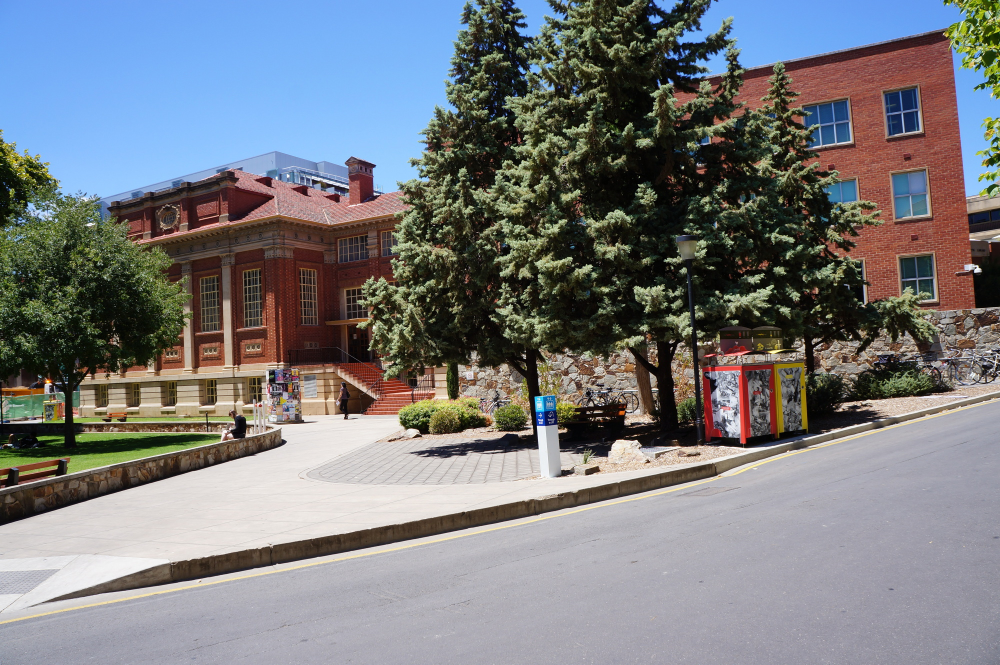
#> input picture dataset/I4/DSC02931.JPG, 2000 x 1329 px (shown at 1/2 size); its folder holds 4 pictures in this run
$ python opensource.py
#> lines starting #> are read from the running program, lines starting #| are printed output that depends on the picture
import glob
import cv2
import numpy as np
import os

imageSet = 4
imagePaths = sorted(glob.glob('dataset/I' + str(imageSet) + '/*'))
os.makedirs('outputs/l' + str(imageSet) + '/', exist_ok = True)

orb = cv2.ORB_create()
bf = cv2.BFMatcher(cv2.NORM_HAMMING, crossCheck=True)


def detectFeaturesAndMatch(img1, img2):
    kp1, des1 = orb.detectAndCompute(img1,None)
    kp2, des2 = orb.detectAndCompute(img2,None)
    matches = bf.match(des1,des2)
    matches = sorted(matches, key = lambda x:x.distance)
    img3 = cv2.drawMatches(img1,kp1,img2,kp2,matches,None, flags=2)


    cv2.imshow('im', img3)
    cv2.waitKey(1)

    if (len(matches[:,0]) >= 4):
        src = np.float32([ kp1[m.queryIdx].pt for m in matches[:,0] ]).reshape(-1,1,2)
        dst = np.float32([ kp2[m.trainIdx].pt for m in matches[:,0] ]).reshape(-1,1,2)
    return src, dst


def warpImages(img1, img2, H):

    rows1, cols1 = img1.shape[:2]
    rows2, cols2 = img2.shape[:2]

    list_of_points_1 = np.float32([[0,0], [0, rows1],[cols1, rows1], [cols1, 0]]).reshape(-1, 1, 2)
    temp_points = np.float32([[0,0], [0,rows2], [cols2,rows2], [cols2,0]]).reshape(-1,1,2)

    # When we have established a homography we need to warp perspective
    # Change field of view
    list_of_points_2 = cv2.perspectiveTransform(temp_points, H)

    list_of_points = np.concatenate((list_of_points_1,list_of_points_2), axis=0)

    [x_min, y_min] = np.int32(list_of_points.min(axis=0).ravel() - 0.5)
    [x_max, y_max] = np.int32(list_of_points.max(axis=0).ravel() + 0.5)

    translation_dist = [-x_min,-y_min]

    H_translation = np.array([[1, 0, translation_dist[0]], [0, 1, translation_dist[1]], [0, 0, 1]])

    output_img = cv2.warpPerspective(img2, H_translation.dot(H), (x_max-x_min, y_max-y_min))
    output_img[translation_dist[1]:rows1+translation_dist[1], translation_dist[0]:cols1+translation_dist[0]] = img1

    return output_img


for i in range(1, len(imagePaths)):
    print('Comparing', imagePaths[i], 'and', imagePaths[i-1])
    img1 = cv2.imread(imagePaths[i-1])
#> img1 is the input picture: shape (1329, 2000, 3); mean B, G, R 125.6, 121.9, 119.8
    img2 = cv2.imread(imagePaths[i])
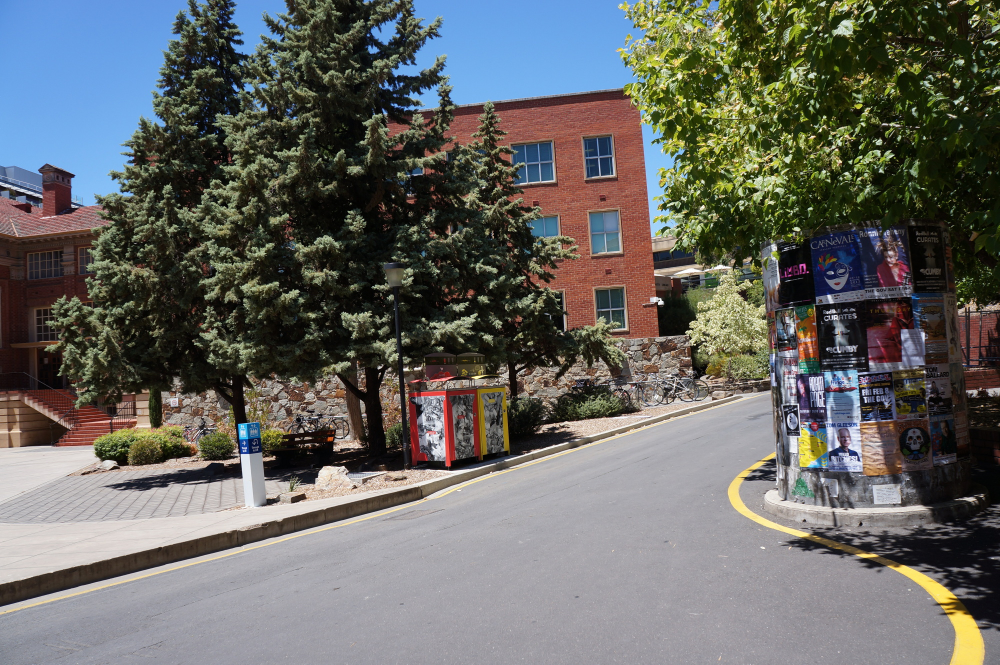
#> input picture dataset/I4/DSC02932.JPG, 2000 x 1329 px (shown at 1/2 size)
#> img2 is the input picture: shape (1329, 2000, 3); mean B, G, R 99.2, 102.9, 102.2
    img1 = cv2.resize(img1, (600, 400))
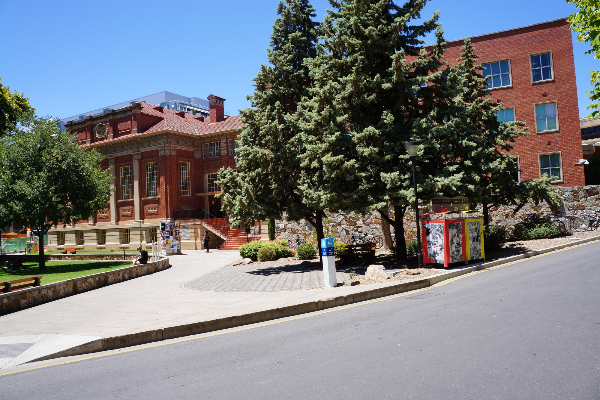
#> img1: shape (400, 600, 3); mean B, G, R 125.4, 121.8, 119.6
    img2 = cv2.resize(img2, (600, 400))
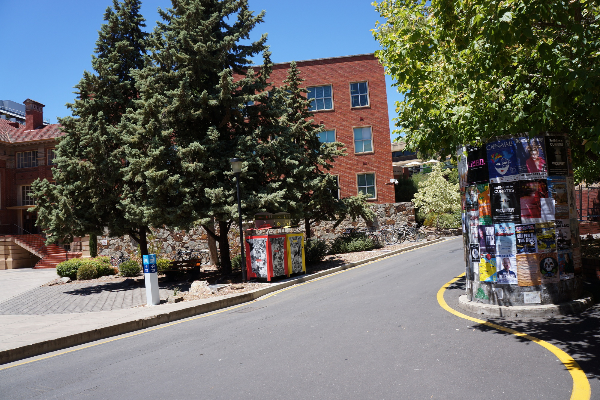
#> img2: shape (400, 600, 3); mean B, G, R 99.1, 102.8, 102.1

    src, dst = detectFeaturesAndMatch(img1, img2)
#> in detectFeaturesAndMatch, `kp1, des1 = orb.detectAndCompute(img1,None)`: kp1 = 500 keypoints; strongest (x, y, size): (318, 260, 31), (208, 251, 31), (248, 258, 31), (169, 266, 31)
#> in detectFeaturesAndMatch, `kp2, des2 = orb.detectAndCompute(img2,None)`: kp2 = 500 keypoints; strongest (x, y, size): (396, 182, 31), (68, 279, 31), (491, 243, 31), (141, 278, 31)
#> in detectFeaturesAndMatch, `matches = bf.match(des1,des2)`: matches = 226 matches
#> in detectFeaturesAndMatch, `img3 = cv2.drawMatches(img1,kp1,img2,kp2,matches,None, flags=2)`:
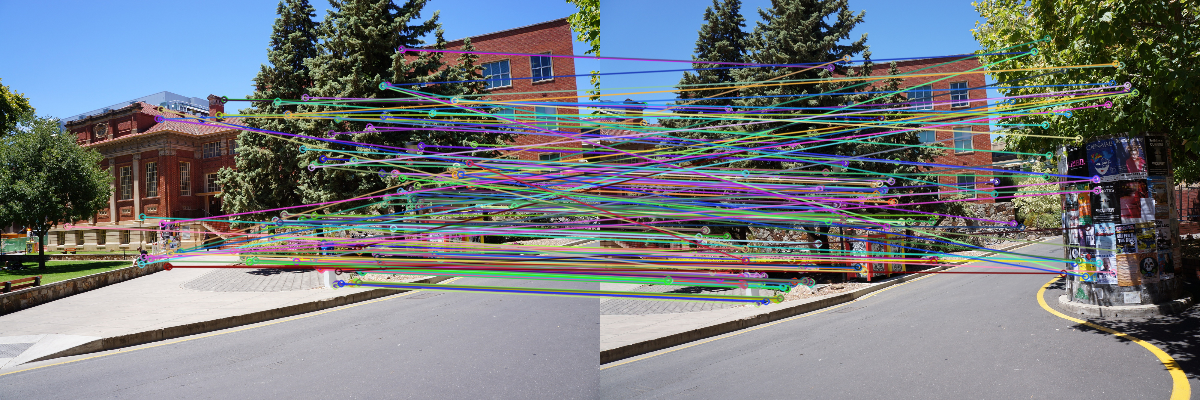
#> img3: shape (400, 1200, 3); mean B, G, R 124.4, 120.6, 116.6
#> (the run stopped early here; a loop or call above may not have finished)
